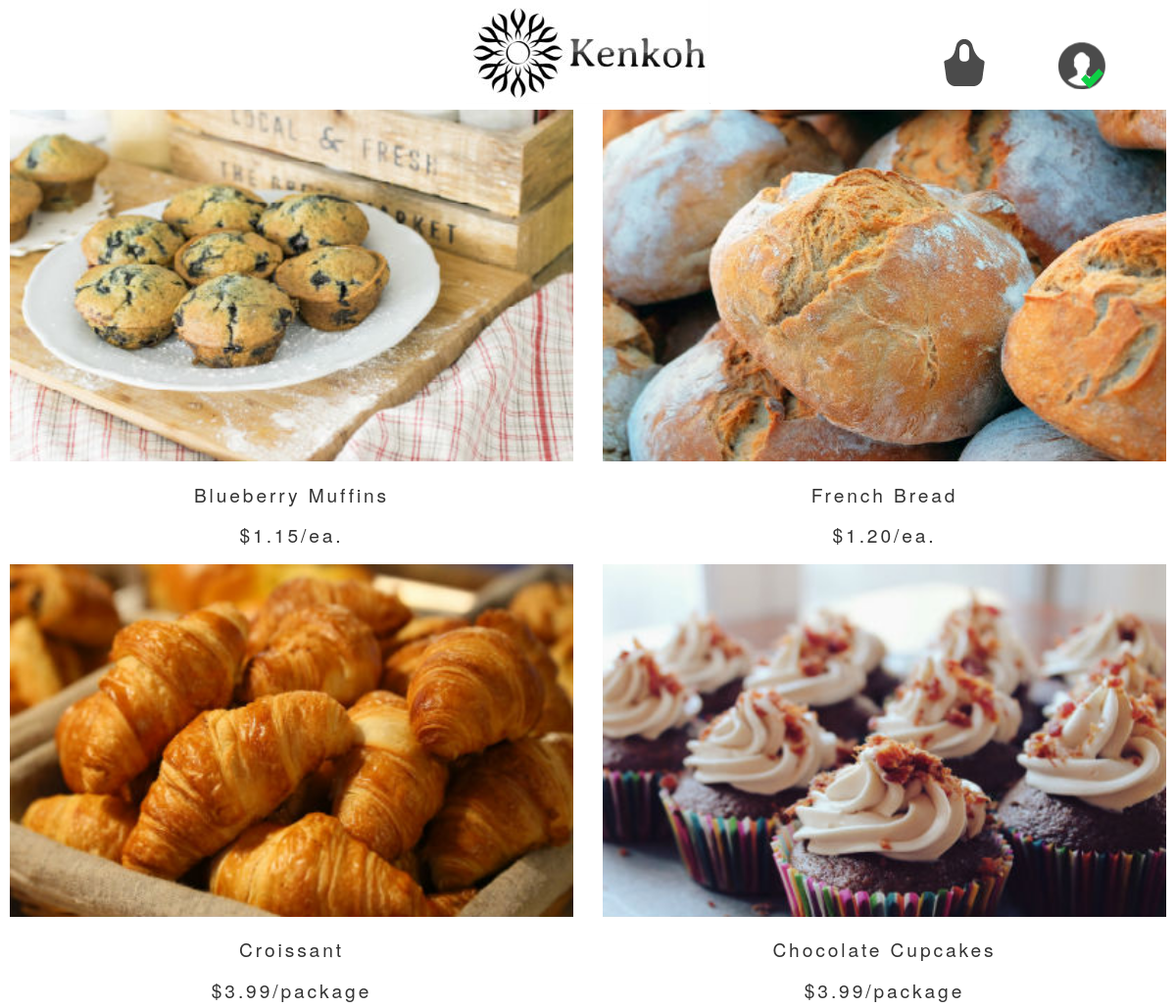
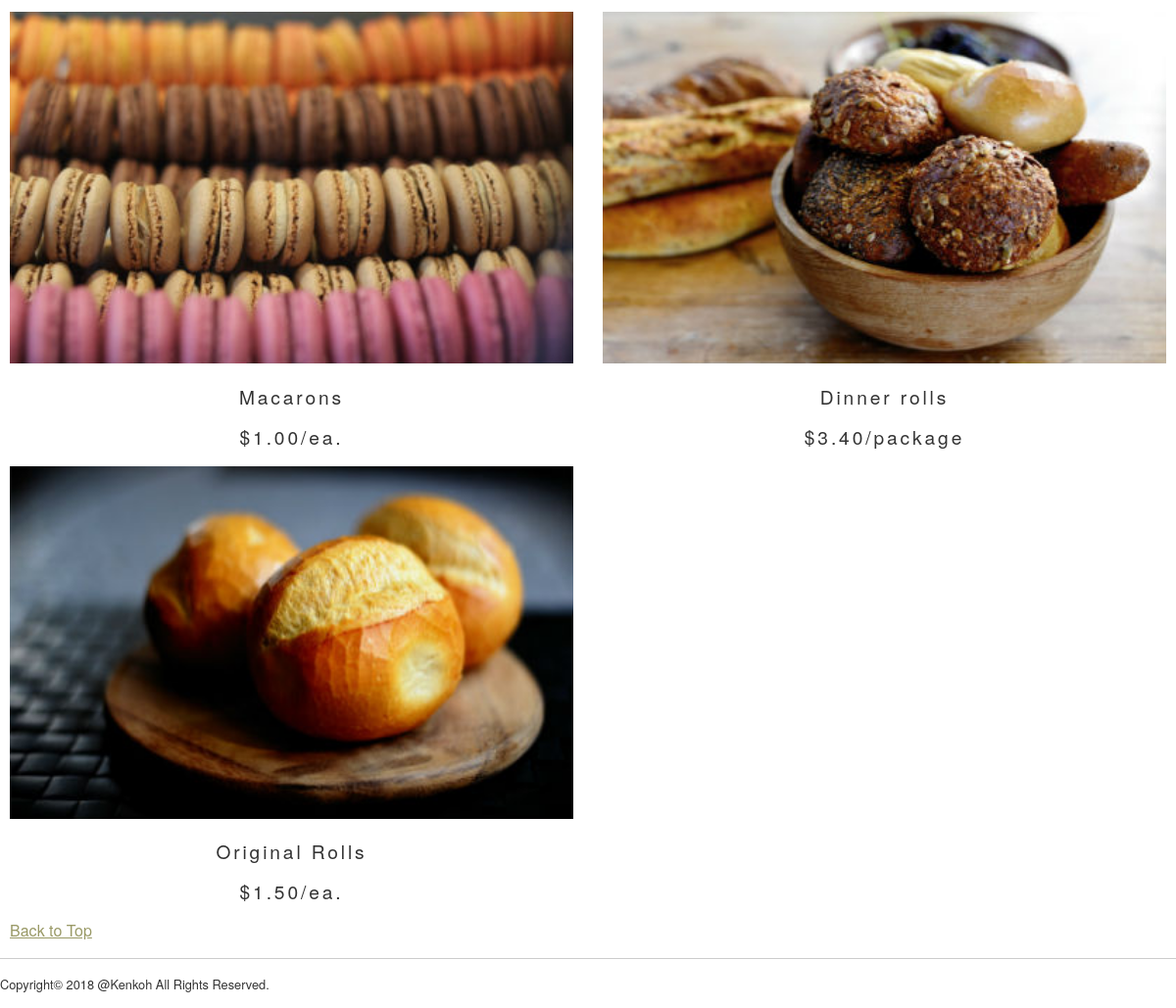
Screenshot of /shop/shop/shop_list.php?pro_category=4 (signed in) with the database file from the repository (2 pictures, top to bottom).
### tables this page shows
CREATE TABLE `mst_product` (
  `code` int(11) NOT NULL,
  `name` varchar(50) NOT NULL,
  `price` int(10) NOT NULL,
  `unit_code` int(11) NOT NULL,
  `image` varchar(150) NOT NULL,
  `category_code` int(11) NOT NULL
);

### shop/lib/dbmodel.php (called while the page is built, shortened)
<?php
class DbModel{
public function getListByCategory($category){
	try{
    $db = new PDO(DSN, DB_USER, DB_PWD);
    $db->setAttribute(PDO::ATTR_ERRMODE, PDO::ERRMODE_EXCEPTION);
    $sql = 'SELECT p.code, p.name, p.price, u.name as unit, p.image,c.name as category FROM mst_product p
    LEFT JOIN mst_category c ON p.category_code = c.code
    LEFT JOIN mst_unit u ON p.unit_code = u.code
    WHERE c.code=? ';
    $data[] = $category;
    $stmt = $db->prepare($sql);
    $stmt->execute($data);
    $list = $stmt->fetchAll(PDO::FETCH_ASSOC);
    } catch(PDOException $e){
    	header('Content-Type: text/plain; charset=UTF-8', true, 500);
        exit($e->getMessage());
    }
    return $list;
}
}

### shop/lib/p.php (the view)
<?php
class p{
  public static $encoding = 'UTF-8';
  public static function h($str)
  {
    echo htmlspecialchars($str, ENT_QUOTES, static::$encoding);
  }
}
?>

### shop/shop/shop_list.php (shortened to what this page needs)
<?php
require_once '../lib/p.php';
require_once '../lib/dbmodel.php';
$dir = '../../images/upload/';
if(isset($_GET['pro_category'])){
	$category= htmlspecialchars($_GET['pro_category'], ENT_QUOTES, 'UTF-8');
    $dbModel = new DbModel();
    $list = $dbModel->getListByCategory($category);
}
?>
<!DOCTYPE html>
<html lang="en">
<head>
	<link rel="stylesheet" href="../common/css/normalize.css">
	<link rel="stylesheet" href="../common/css/style.css">
</head>
<body>
<div id="page">
	<header id="pageHeader" role='banner'>
			<h1 class='siteLogo'>
				<a href="../index.php"><img src="../images/logo_nav.jpg"></a>
			</h1>
			<nav class="navi" role='navigation'>
				<ul>
				<li class="cartLogo">
				   <a href="./shop_cart.php"><img src="../images/icon/cart.png"></a>
			    </li>
			    <li class="loginLogo">
			    	<a href="javascript:void(0)" ><img src="../images/icon/logout.png" id='logout-aside'></a>
			    </li>
			</ul>
			</nav>
	</header>
<div id="pageBody">
	<section class='prolist'>
		<?php foreach($list as $row): ?>
			<div class='prodisplay'>
				<form method='post' action='shop_detail.php'>
					<input class='img' type='image' src="<?php p::h($dir); ?><?php p::h($row['image']); ?>" />
				</form>
					<p><?php P::h($row['name']) ?></p>
					<p>$<?php P::h(number_format($row['price']/100,2)) ?>/<?php P::h($row['unit']) ?></p>
			 </div>
        <?php endforeach; ?>
	</section>
	<a href="../index.php">Back to Top</a>
</div>
<footer id="pageFooter">
		<P id="copyright"><small>Copyright&copy; 2018 @Kenkoh All Rights Reserved.</small></P>
</footer>
</div>
</body>
</html>

### shop/common/css/style.css (style rules this page uses)
html { font-family: "Helvetica Neue", "Arial", "Meiryo"; height: 100%; width: 100%; }
body { color: #333333; width: 100%; height: 100%; margin:0; padding: 0; }
a { color: #999966; }
ul li { list-style-type: none; }
#page { width: 100%; position: relative; height: auto !important; height: 100%; min-height: 100%; margin: 0; }
#pageHeader { width: 100%; background-color: #ffffff; z-index: 1; margin: 0; padding: 0; position: relative; }
#pageHeader .siteLogo { width: 60%; margin-left: 20%; display: block; text-align: center; float: left; margin-top:0; margin-bottom: 0; vertical-align: bottom; }
#pageHeader .navi { float:right; width: 20%; }
#pageHeader .navi ul { margin: 0; padding: 0; vertical-align: bottom; }
#pageHeader .loginLogo { width: 48%; height: 30px; position: relative; display: inline-block; margin: 0; vertical-align: bottom; }
#pageHeader .loginLogo #login-aside, #pageHeader .loginLogo #logout-aside { position: absolute; bottom: 0; left: 0; display: none; }
#pageHeader .cartLogo { width: 48%; position: relative; padding-top:40px; margin-left:0; margin-right: 0; display: inline-block; }
#pageHeader::after { content: ""; clear: both; display: block; }
#pageBody { padding-left: 10px; padding-right: 10px; padding-bottom: 70px; }
#pageBody .prolist .img { width: 100%; height: auto; }
#pageBody .prolist .prodisplay p { text-align: center; font-size: 1.2em; letter-spacing: 0.15em; }
#pageBody::after { content: ""; clear: both; display: block; }
#pageFooter { width: 100%; position: absolute; bottom: 0; border-top: solid 1px #CCCCCC; height: 50px; }
#copyright small { font-size: 0.8em; line-height: 1.0; }
@media (min-width: 600px) { #pageBody .prolist::after { content: ""; clear: both; display: block; } }
@media (min-width: 600px) { #pageBody .prolist .prodisplay { float: left; width: 50%; } }
@media (min-width: 600px) { #pageBody .prolist .prodisplay:nth-child(odd) { padding-right: 15px; -moz-box-sizing: border-box; -webkit-box-sizing: border-box; box-sizing: border-box; } }
@media (min-width: 600px) { #pageBody .prolist .prodisplay:nth-child(even) { padding-left: 15px; -moz-box-sizing: border-box; -webkit-box-sizing: border-box; box-sizing: border-box; } }

### rows the page displays
mst_product: name "Blueberry Muffins 1.15 ea."
mst_product: name "French Bread 1.20 ea."
mst_product: name "Croissant 3.99 package"
mst_product: name "Chocolate Cupcakes 3.99 package"
mst_product: name "Macarons 1.00 ea."
mst_product: name "Dinner rolls 3.40 package"
mst_product: name "Original Rolls 1.50 ea."
